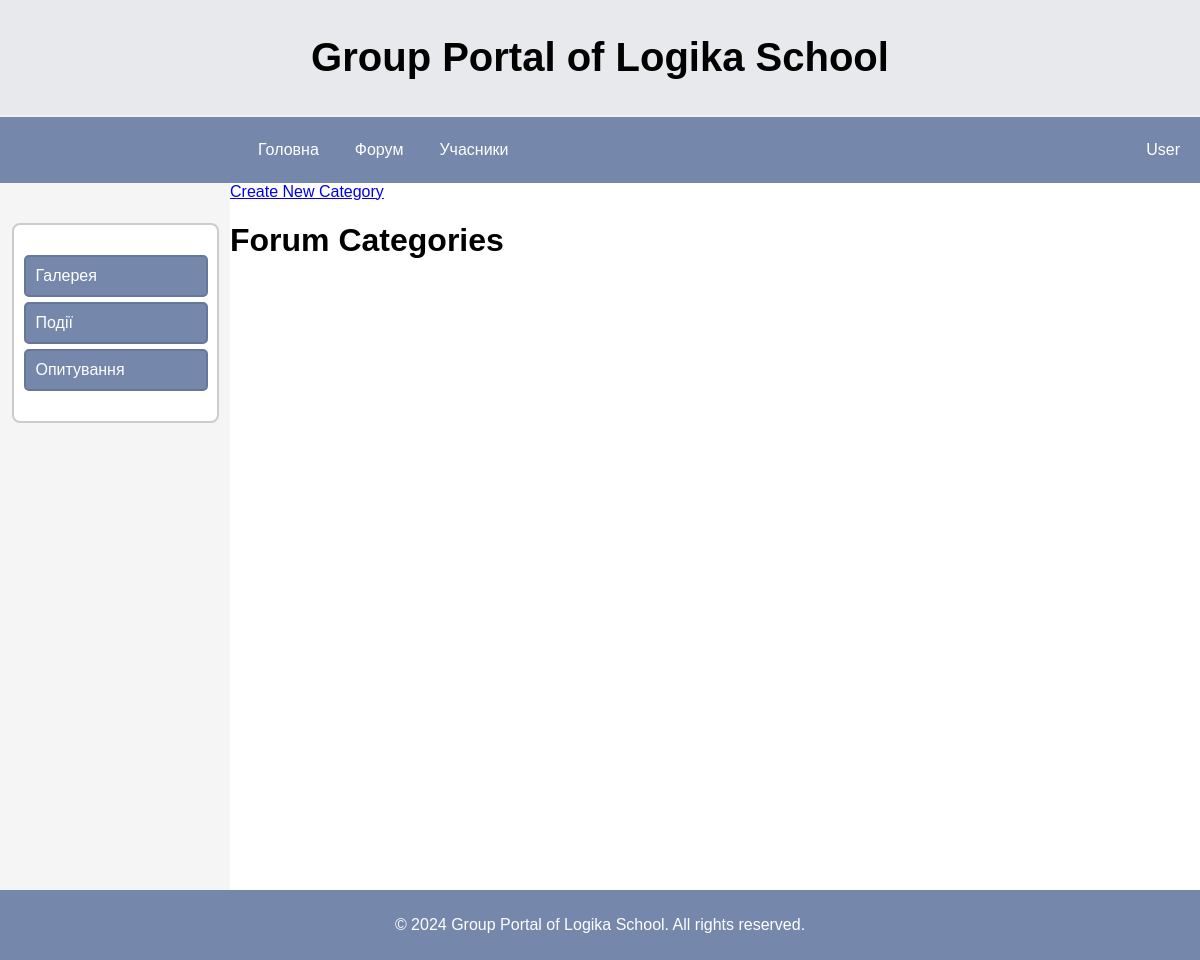
/forum-topics-list, run on an earlier commit of the app's database.
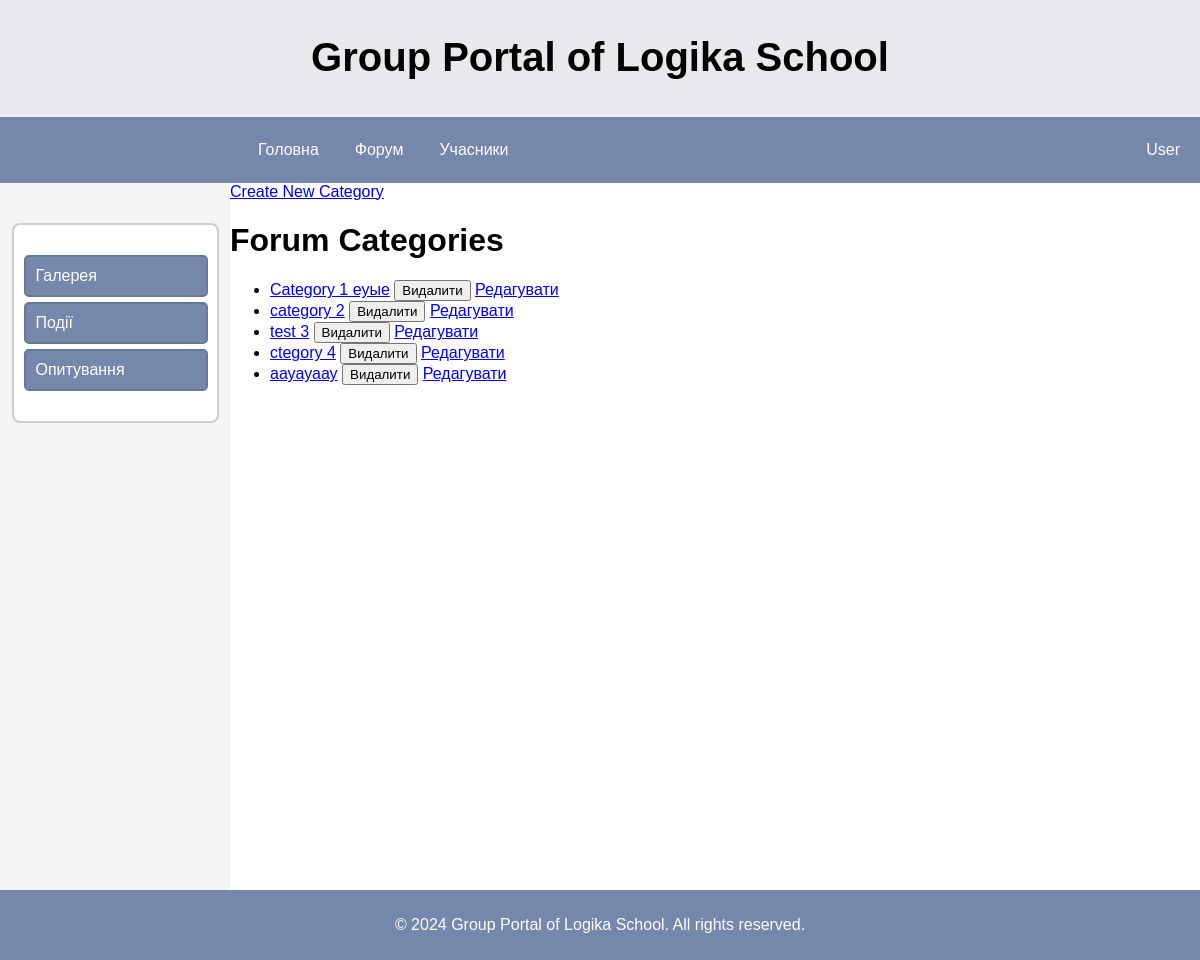
And on a later commit of the database.
### portal/models.py (models this page shows, shortened)
class ForumCategory(models.Model):
    name = models.CharField(max_length=255, unique=True)
    created_at = models.DateTimeField(auto_now_add=True)

### portal/views.py (the view)
# urls.py: path('forum-topics-list', views.CategoryListView.as_view(), name='category_list'),
class CategoryListView(ListView):
    model = ForumCategory
    template_name = 'portal/forum/category_list.html'
    context_object_name = 'categories'

### templates/portal/forum/category_list.html (shortened to what this page needs)
{% extends 'base.html' %}
{% load static %}
{% load video_filters %}
{% block content %}
<link rel="stylesheet" href="{% static 'category_list.css' %}">
<aside class="sidebar" style="margin: 0;">
    <div class="sidebar-div">
        <nav class="sidebar-nav">
            <a href="{% url 'gallery'%}">Галерея</a>
            <a href="">Події</a>
            <a href="">Опитування</a>
        </nav>
    </div>
</aside>
<div class="main-container">
    <a href="{% url 'create_category' %}">Create New Category</a>
    <h1>Forum Categories</h1>
    <ul>
        {% for category in categories %}
            <li>
                <a href="{% url 'forum_post_list' category.id %}">{{ category.name }}</a>
                <form method="post" action="{% url 'delete_forum_category' category.id %}" style="display:inline;">
                    <button type="submit" class="delete-btn" onclick="return confirm('Ви впевнені, що хочете видалити цю категорію?');">Видалити</button>
                </form>
                <a href="{% url 'edit_category' category.id %}" class="edit-link">Редагувати</a>
            </li>
        {% endfor %}
    </ul>
</div>
{% endblock %}

What changed in the data, as far as the page shows it:
added ForumCategory: name "Category 1 еуые"
added ForumCategory: name "category 2"
added ForumCategory: name "test 3"
added ForumCategory: name "ctegory 4"
added ForumCategory: name "аауауаау"
